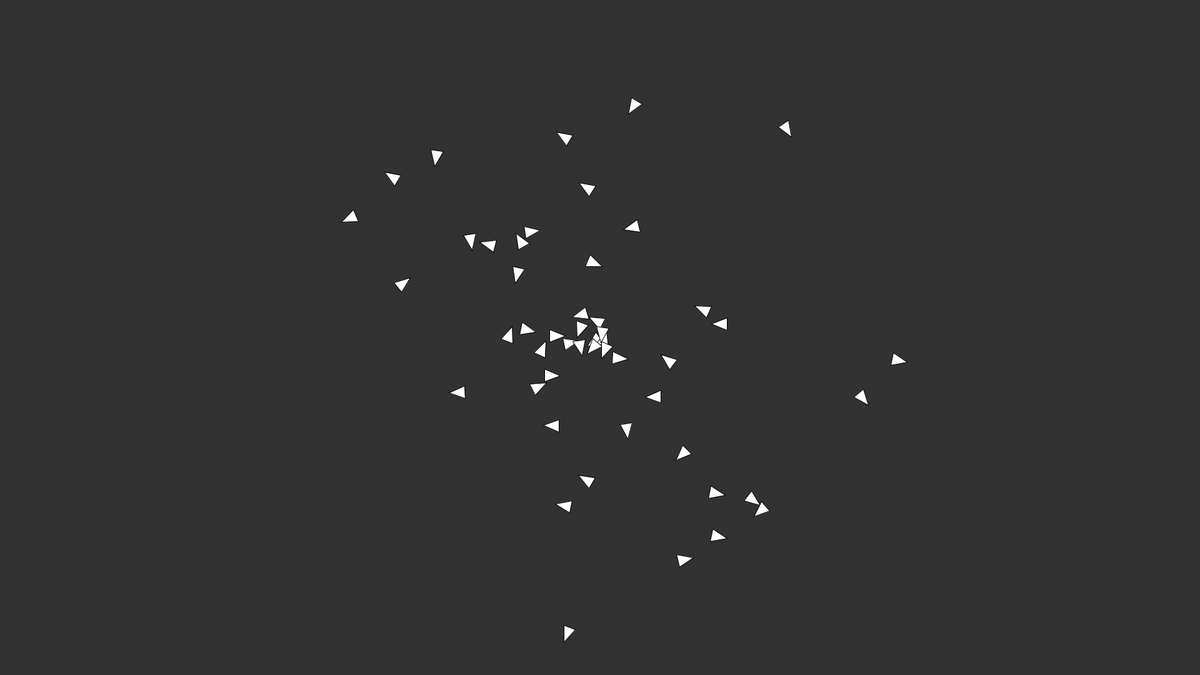
Frame 1 (no input)
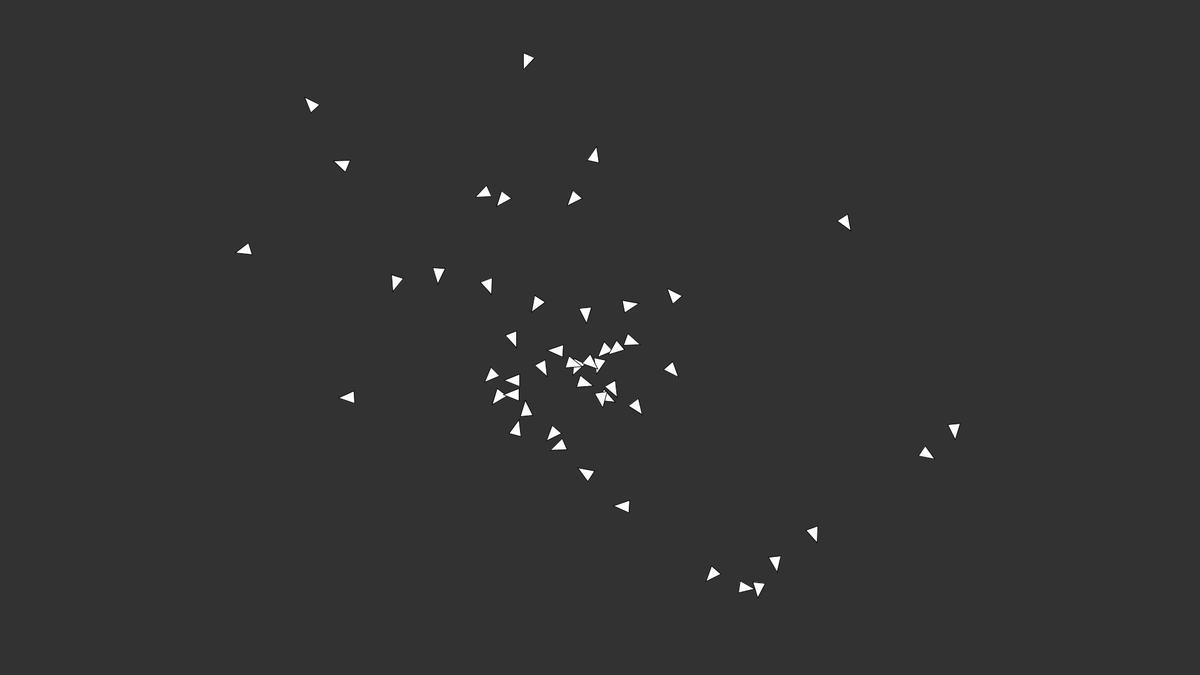
Frame 60 (the mouse pressed at the canvas centre just before this capture)
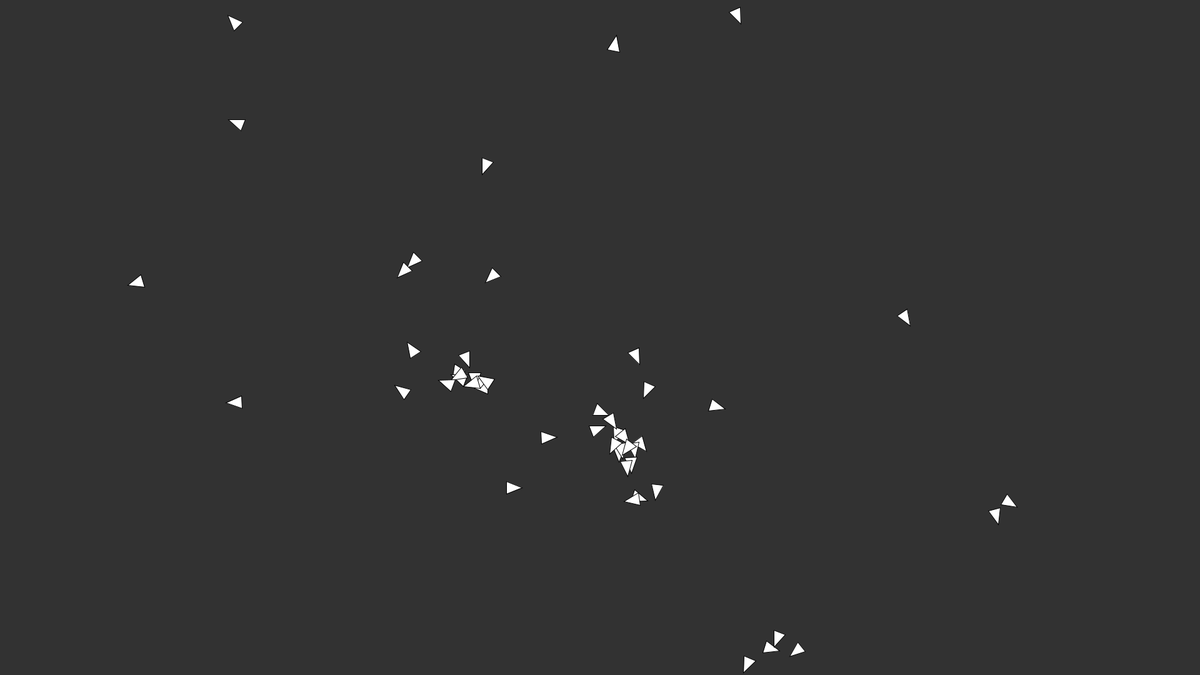
Frame 120 (the mouse held since frame 60 and released just before this capture)

The Processing sketch that drew these frames (run headless with seeded random() and noise(); from frame 60 on, the mouse is pressed at the canvas centre):

// Processing sketch: Boids
// ── Boids.pde
ArrayList<Flyer> flyers = new ArrayList<Flyer>();

void setup() {
  size(1920, 1080);
  
  int numFlyers = 50;
  
  for (int i = 0; i < numFlyers; i++) {
    flyers.add(new Flyer(new PVector(width/2, height/2).add(PVector.random2D().mult(random(0, 500)))));
  }
}



void draw() {
  background(50);
  
  for (Flyer f : flyers) {
    f.boid(flyers);
    f.show();
  }
  
}

// ── Flyer.pde
public class Flyer {
  
  PVector position;
  PVector velocity;
  PVector acceleration;
  float maxForce = .2;
  int maxSpeed = 3;
  
  float alignmentWeight = 2;
  float cohesionWeight = 1;
  float separationWeight = 3;
  
  int sightRange = 100;
  
  public Flyer(PVector position) {
    this.position = position;
    this.velocity = PVector.random2D().mult(maxSpeed);
    this.acceleration = new PVector();
  }
  
  public void show() {
    fill(255);
    //ellipse(position.x, position.y, 20, 20);
    
    pushMatrix();
    translate(position.x, position.y);
    rotate(velocity.heading());
    triangle(15, 0, -10, -10, -10, 10);
    popMatrix();
  }
  
  public void update() {
    
    velocity.add(acceleration);
    velocity.setMag(maxSpeed);
    position.add(velocity);
    wrap();
  
  }
  
  public void boid(ArrayList<Flyer> flyers) {
    
    acceleration = applyRules(flyers);
    update();
    
  }
  
  public void wrap() {
    if (position.x > width)
      position.x = 0;
    else if (position.x < 0)
      position.x = width;
    if (position.y > height)
      position.y = 0;
    else if (position.y < 0)
      position.y = height;
  }
  
  public PVector applyRules(ArrayList<Flyer> flyers) {
    
    PVector alignmentAcc = new PVector();
    PVector separationAcc = new PVector();
    PVector cohesionAcc = new PVector();
    int total = 0;
    
    for (Flyer f : flyers) {
      
      float d = position.dist(f.position);
      
      if (d <= sightRange) {
        
        if (f != this) {
          alignmentAcc.add(f.velocity);
          separationAcc.add(PVector.sub(position, f.position).div(pow(min(d, abs(d-20)), 2)));
          cohesionAcc.add(f.position);
          total++;
        }
        
      }
      
    } 
    
    if (total != 0) {
      alignmentAcc.div(total);
      alignmentAcc.sub(velocity);
      alignmentAcc.mult(alignmentWeight);
      separationAcc.div(total);
      separationAcc.sub(velocity);
      separationAcc.mult(separationWeight);
      cohesionAcc.div(total);
      cohesionAcc.sub(position);
      cohesionAcc.mult(cohesionWeight);
    }
    
    PVector finalAcc = new PVector();
    
    finalAcc.add(alignmentAcc);
    finalAcc.add(separationAcc);
    finalAcc.add(cohesionAcc);
   
    
    finalAcc.limit(maxForce);
    return finalAcc;
  }
}
